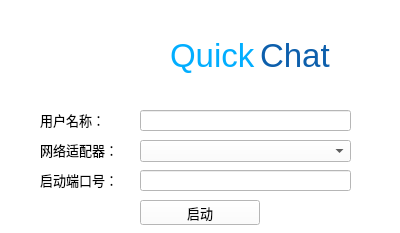
<?xml version="1.0" encoding="UTF-8"?>
<ui version="4.0">
 <class>QuickChatSetup</class>
 <widget class="QWidget" name="QuickChatSetup">
  <property name="enabled">
   <bool>true</bool>
  </property>
  <property name="geometry">
   <rect>
    <x>0</x>
    <y>0</y>
    <width>400</width>
    <height>233</height>
   </rect>
  </property>
  <property name="minimumSize">
   <size>
    <width>400</width>
    <height>233</height>
   </size>
  </property>
  <property name="maximumSize">
   <size>
    <width>400</width>
    <height>233</height>
   </size>
  </property>
  <property name="font">
   <font>
    <pointsize>15</pointsize>
   </font>
  </property>
  <property name="windowTitle">
   <string>Setup</string>
  </property>
  <property name="styleSheet">
   <string notr="true">QWidget{
	background-color: white
}</string>
  </property>
  <widget class="QComboBox" name="adapterBox">
   <property name="geometry">
    <rect>
     <x>140</x>
     <y>140</y>
     <width>211</width>
     <height>22</height>
    </rect>
   </property>
  </widget>
  <widget class="QLineEdit" name="portBox">
   <property name="geometry">
    <rect>
     <x>140</x>
     <y>170</y>
     <width>211</width>
     <height>21</height>
    </rect>
   </property>
  </widget>
  <widget class="QLabel" name="adapterLabel">
   <property name="geometry">
    <rect>
     <x>40</x>
     <y>140</y>
     <width>81</width>
     <height>20</height>
    </rect>
   </property>
   <property name="font">
    <font>
     <pointsize>10</pointsize>
    </font>
   </property>
   <property name="text">
    <string>网络适配器：</string>
   </property>
  </widget>
  <widget class="QLabel" name="portLabel">
   <property name="geometry">
    <rect>
     <x>40</x>
     <y>170</y>
     <width>81</width>
     <height>20</height>
    </rect>
   </property>
   <property name="font">
    <font>
     <pointsize>10</pointsize>
    </font>
   </property>
   <property name="text">
    <string>启动端口号：</string>
   </property>
  </widget>
  <widget class="QLabel" name="label_3">
   <property name="geometry">
    <rect>
     <x>60</x>
     <y>10</y>
     <width>91</width>
     <height>91</height>
    </rect>
   </property>
   <property name="text">
    <string/>
   </property>
   <property name="pixmap">
    <pixmap resource="image.qrc">:/image/icon.png</pixmap>
   </property>
   <property name="scaledContents">
    <bool>true</bool>
   </property>
  </widget>
  <widget class="QLabel" name="label_4">
   <property name="geometry">
    <rect>
     <x>170</x>
     <y>30</y>
     <width>91</width>
     <height>51</height>
    </rect>
   </property>
   <property name="font">
    <font>
     <pointsize>25</pointsize>
    </font>
   </property>
   <property name="styleSheet">
    <string notr="true">QLabel{
	color: rgb(2, 174, 255)
}</string>
   </property>
   <property name="text">
    <string>Quick</string>
   </property>
  </widget>
  <widget class="QLabel" name="label_5">
   <property name="geometry">
    <rect>
     <x>260</x>
     <y>30</y>
     <width>81</width>
     <height>51</height>
    </rect>
   </property>
   <property name="font">
    <font>
     <pointsize>25</pointsize>
    </font>
   </property>
   <property name="styleSheet">
    <string notr="true">QLabel {
	color: rgb(13, 95, 172)
}</string>
   </property>
   <property name="text">
    <string>Chat</string>
   </property>
  </widget>
  <widget class="QPushButton" name="setupButton">
   <property name="geometry">
    <rect>
     <x>140</x>
     <y>200</y>
     <width>120</width>
     <height>25</height>
    </rect>
   </property>
   <property name="font">
    <font>
     <pointsize>10</pointsize>
    </font>
   </property>
   <property name="text">
    <string>启动</string>
   </property>
  </widget>
  <widget class="QLabel" name="portLabel_2">
   <property name="geometry">
    <rect>
     <x>40</x>
     <y>110</y>
     <width>81</width>
     <height>20</height>
    </rect>
   </property>
   <property name="font">
    <font>
     <pointsize>10</pointsize>
    </font>
   </property>
   <property name="text">
    <string>用户名称：</string>
   </property>
  </widget>
  <widget class="QLineEdit" name="nameBox">
   <property name="geometry">
    <rect>
     <x>140</x>
     <y>110</y>
     <width>211</width>
     <height>21</height>
    </rect>
   </property>
  </widget>
 </widget>
 <resources>
  <include location="image.qrc"/>
 </resources>
 <connections/>
</ui>
